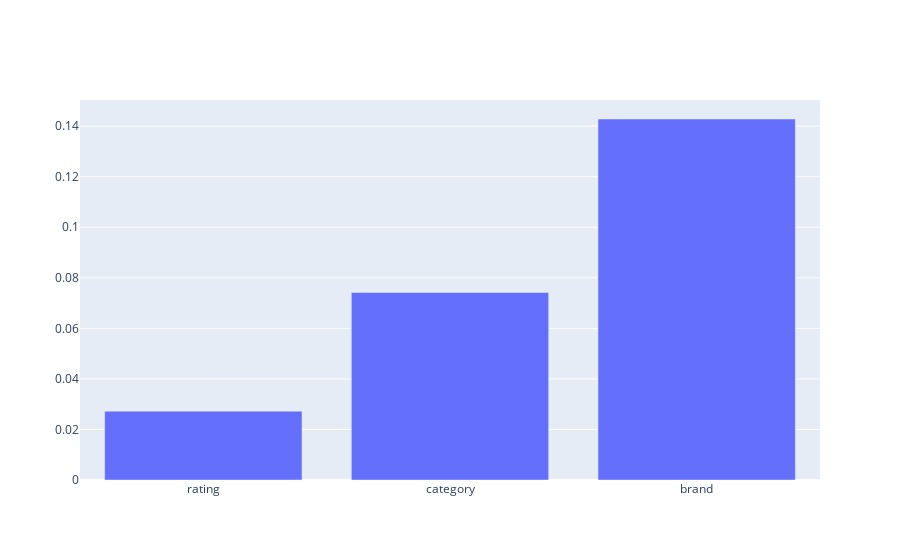
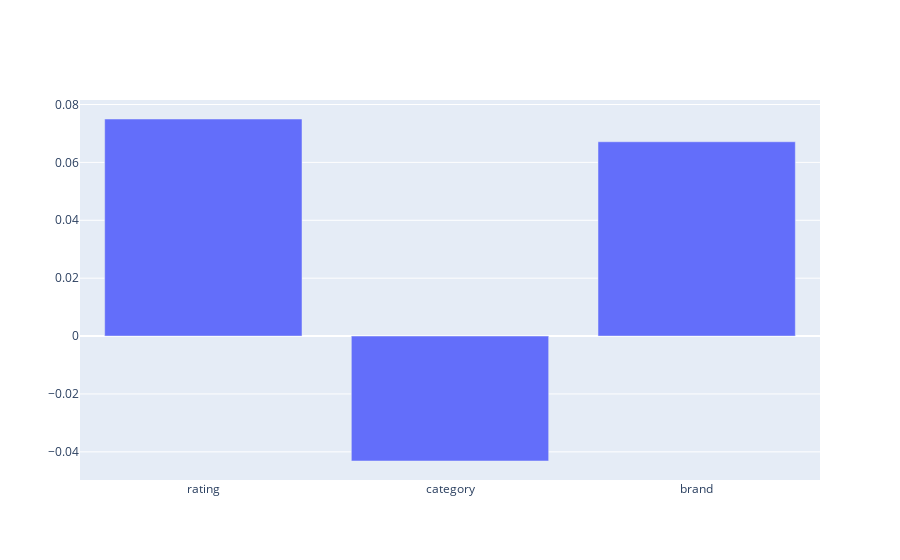

Write notebook code for charts like these, in order.
### Markdown cell above
## Model Importance Comparison

### Code cell
sensitive = 'user_attr' # sensible variable one wants to test for biases
labels = {0: 'Female',1: 'Male'} # 0 - Less than 2 kids and 1 - 2 or more kids
fd.understand_shap(X_test,y_test,model, labels,sensitive,1,0)

### Figure 1 — Plotly figure (JSON) as saved in the notebook; plotly's stock layout.template omitted (floating-point values rounded to 4 significant figures)
{"data": [{"type": "bar", "x": ["rating", "category", "brand"], "y": [0.02723, 0.07417, 0.1428]}], "layout": {}}

### Figure 2 — Plotly figure (JSON) as saved in the notebook; plotly's stock layout.template omitted (floating-point values rounded to 4 significant figures)
{"data": [{"type": "bar", "x": ["rating", "category", "brand"], "y": [0.07499, -0.04316, 0.06713]}], "layout": {}}
